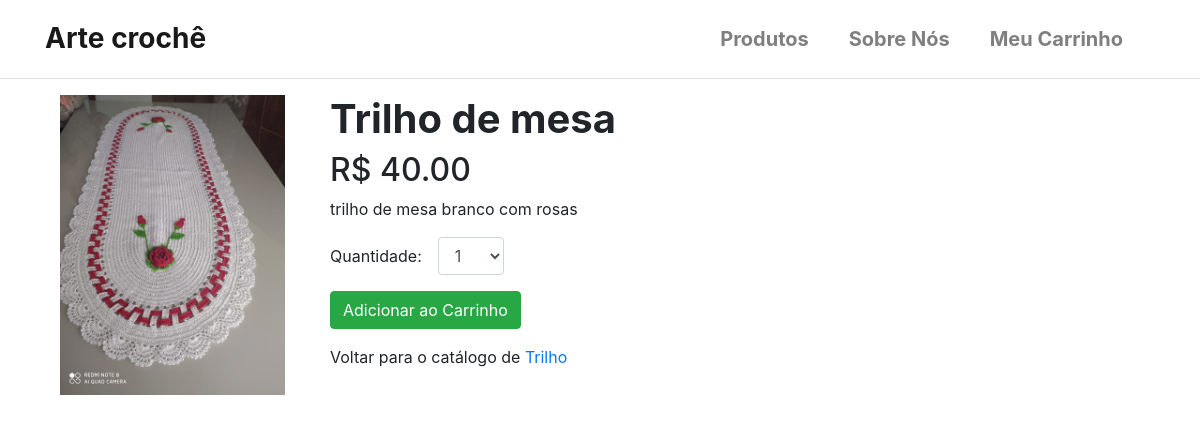
Screenshot of /products/trilho-de-mesa-2/ with the database file from the repository.
### products/models.py (models this page shows, shortened)
class Product(TimeStampedModel):
    category = models.ForeignKey(
        Category, related_name="products", on_delete=models.CASCADE
    )
    name = models.CharField(max_length=255)
    slug = AutoSlugField(unique=True, always_update=False, populate_from="name")
    image = models.ImageField(upload_to="products/%Y/%m/%d", blank=True)
    description = models.TextField(blank=True)
    price = models.DecimalField(max_digits=10, decimal_places=2)
    is_available = models.BooleanField(default=True)
    objects = models.Manager()
    available = AvailableManager()
    class Meta:
        ordering = ("name",)

class Category(TimeStampedModel):
    name = models.CharField(max_length=255, unique=True)
    slug = AutoSlugField(unique=True, always_update=False, populate_from="name")
    class Meta:
        ordering = ("name",)
        verbose_name = "category"
        verbose_name_plural = "categories"
    def get_absolute_url(self):
        return reverse("products:list_by_category", kwargs={"slug": self.slug})

### products/views.py (the view)
# urls.py: path("<slug:slug>/", ProductDetailView.as_view(), name="detail"),
class ProductDetailView(DetailView):
    queryset = Product.available.all()
    extra_context = {"form": CartAddProductForm()}

### cart/forms.py
class CartAddProductForm(forms.Form):
    quantity = forms.TypedChoiceField(
        label="Quantidade", choices=PRODUCT_QUANTITY_CHOICES, coerce=int
    )
    override = forms.BooleanField(
        required=False, initial=False, widget=forms.HiddenInput
    )

### templates/products/product_detail.html (shortened to what this page needs)
{% extends 'base.html' %}
{% load static %}
{% load widget_tweaks %}
{% block content %}
<div class="container my-3">
    <div class="row">
        <div class="col-lg-3 mb-3 mb-lg-0">
            {% if product.image %}
            <img class="container-fluid" src="/media/{{product.image}}" alt="">
            {% else %}
            <img class="card-img-top" src="{% static 'images/no_image.jpg' %}" alt="">
            {% endif %}
        </div>
        <div class="col-lg-9">
            <h1 class="font-weight-bold">{{ product.name }}</h1>
            <h2>R$ {{ product.price }}</h2>
            <p>{{ product.description }}</p>
            <form class="form-group" action="{% url 'cart:add' product.id %}" method="post">
                <p class="form-inline">
                    {{ form.quantity.label_tag }}
                    {% render_field form.quantity class+="form-control ml-sm-3" %}
                </p>
                <input class="btn btn-success" type="submit" value="Adicionar ao Carrinho">
            </form>
            <p>
                Voltar para o catálogo de
                <a class="text-decoration-none" href="{{ product.category.get_absolute_url }}">
                    {{ product.category.name }}
                </a>
            </p>
        </div>
    </div>
</div>
{% endblock content %}

### static/css/style.css (style rules this page uses)
body { overflow-y: overlay !important; overflow-x: hidden; overflow-wrap: break-word }

### rows the page displays
Product: image (picture), name "Trilho de mesa", price "40.00", description "trilho de mesa branco com rosas", category.name "Trilho"
